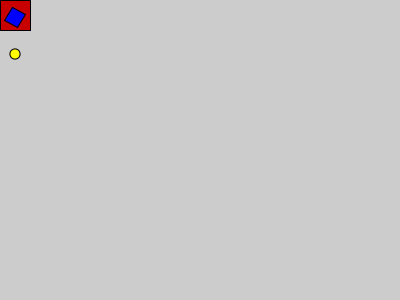
Frame 1 (no input)
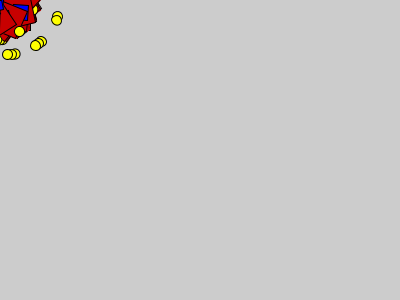
Frame 60 (the mouse pressed at the canvas centre just before this capture)
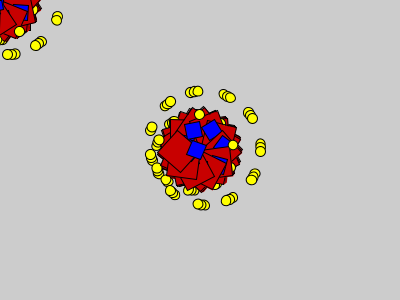
Frame 120 (the mouse held since frame 60 and released just before this capture)

The Processing sketch that drew these frames (run headless with seeded random() and noise(); from frame 60 on, the mouse is pressed at the canvas centre):

// Processing sketch: processing_25057
// ── processing_25057.pde

float angle = 0;

void setup() { 
  size(400, 300);
  smooth();
}
void draw() { 
  fill(200, 0, 0);
  translate(mouseX, mouseY); 
  rotate(angle);
  rect(0, 0, 30, 30); 
  angle += 0.5;
    
  fill(0, 0, 255);
  translate(12, 7); 
  rotate(angle);
  rect(0, 0, 15, 15);
  angle += 0.1;
  
  fill(255, 255, 0);
  pushMatrix();
  translate(10, 10);
  ellipse(15, 30, 10, 10);
  popMatrix();
}
